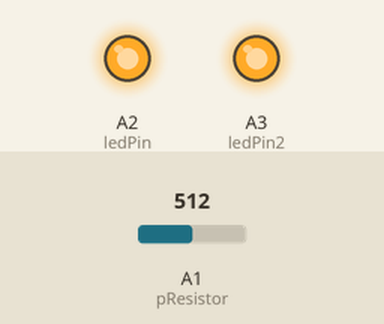
Bench run of a sketch on a simulated Arduino Uno, built with avr-gcc and run on an emulated ATmega328P. Parts: output pins drawn as LEDs (lit = HIGH). The inputs (shaded band) are chosen by the test bench; at power-on: A1 (pResistor) = 512.

Above: at 1.2 s.
1.3 s: A1 (pResistor) set to 688
2.8 s: A1 (pResistor) set to 715
At 4.0 s:
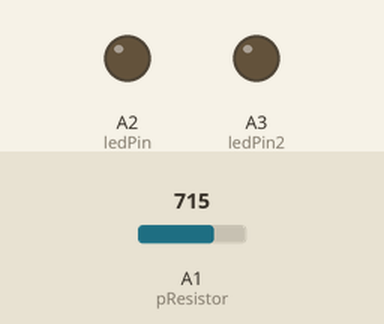
4.3 s: A1 (pResistor) set to 690
At 5.2 s:
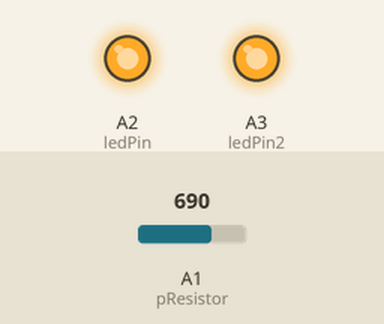
5.8 s: A1 (pResistor) set to 710
At 6.4 s:
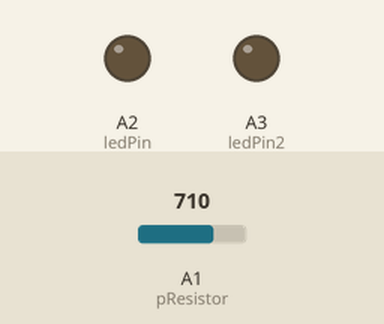
Timing chart, 0 to 8.3 s (numbered marks = the images above; inputs shaded):
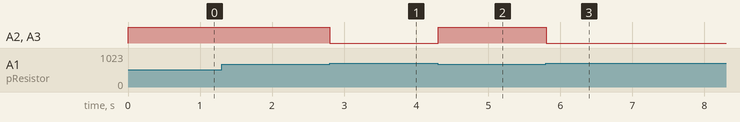

The sketch:

photodetector_2.ino
```cpp
/* Use a photoresistor (or photocell) to turn on an LED in the dark
   More info and circuit schematic: http://www.ardumotive.com/how-to-use-a-photoresistor-en.html
   Dev: Michalis Vasilakis // Date: 8/6/2015 // www.ardumotive.com */


//Constants
const int pResistor = A1; // Photoresistor at Arduino analog pin A0
const int ledPin= A2;       // Led pin at Arduino pin 9
const int ledPin2= A3;       // Led pin at Arduino pin 9
//Variables
int value;				  // Store value from photoresistor (0-1023)

void setup(){
 pinMode(ledPin, OUTPUT);  // Set lepPin - 9 pin as an output
 pinMode(ledPin2, OUTPUT);  // Set lepPin - 9 pin as an output
 pinMode(pResistor, INPUT);// Set pResistor - A0 pin as an input (optional)
 //Serial.begin(9600);
}

void loop(){
  value = analogRead(pResistor);
  //Serial.println(value);
  //You can change value "25"
  if (value > 700){
    digitalWrite(ledPin, LOW);  //Turn led off
    digitalWrite(ledPin2, LOW);  //Turn led off
    //Serial.print("hi");
  }
  else{
    digitalWrite(ledPin, HIGH); //Turn led on
    digitalWrite(ledPin2, HIGH); //Turn led on
  }

  delay(100); //Small delay
}
```

Measured:
- the behaviour switches between 700 and 701 on A1 (pResistor) (found by bisection; images 0 and 1)
- after the input at 1.3 s, every drawn part: stays the same
- after the input at 2.8 s, A2 (ledPin), A3 (ledPin2): HIGH → LOW at once
- after the input at 4.3 s, A2 (ledPin), A3 (ledPin2): LOW → HIGH at once
- after the input at 5.8 s, A2 (ledPin), A3 (ledPin2): HIGH → LOW at once
